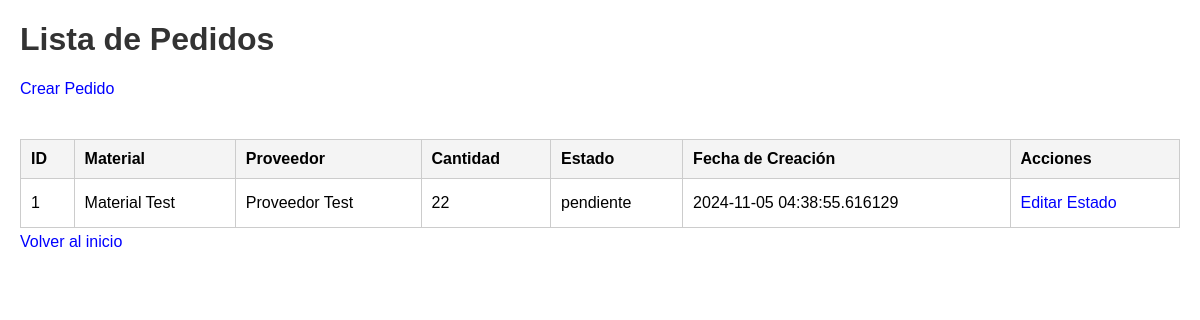
/listar_pedidos, run on an earlier commit of the app's database.
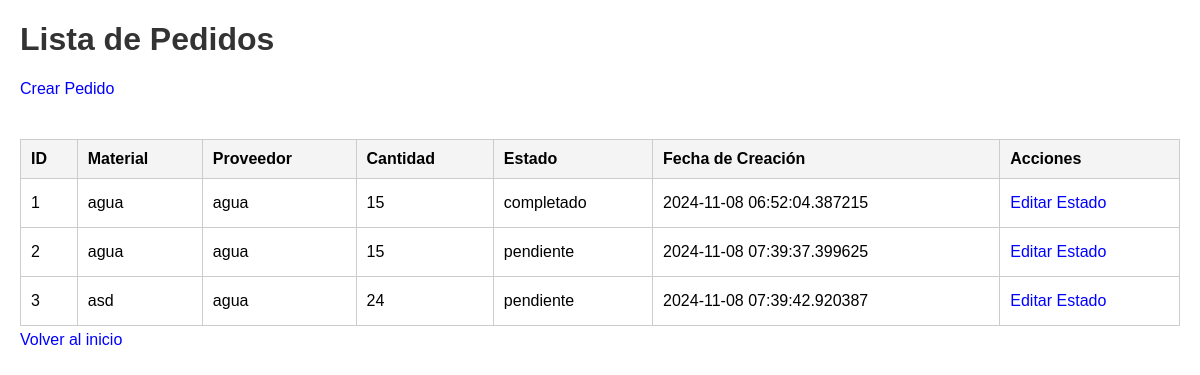
And on a later commit of the database.
### models.py (models this page shows)
class Pedido(db.Model):
    __tablename__ = 'pedidos'
    id = db.Column(db.Integer, primary_key=True)
    material_id = db.Column(db.Integer, db.ForeignKey('materiales.id'), nullable=False)
    proveedor_id = db.Column(db.Integer, db.ForeignKey('proveedores.id'), nullable=False)
    cantidad = db.Column(db.Integer, nullable=False)
    estado = db.Column(db.String(20), nullable=False, default='pendiente')
    fecha_creacion = db.Column(db.DateTime, nullable=False, default=datetime.utcnow)
    fecha_actualizacion = db.Column(db.DateTime, onupdate=datetime.utcnow)
    material = db.relationship('Material', backref='pedidos')
    proveedor = db.relationship('Proveedor', backref='pedidos')

class Material(db.Model):
    __tablename__ = 'materiales'
    id = db.Column(db.Integer, primary_key=True)
    nombre = db.Column(db.String(100), nullable=False)
    cantidad_actual = db.Column(db.Integer, nullable=False)
    cantidad_minima = db.Column(db.Integer, nullable=False)
    proveedor_id = db.Column(db.Integer, db.ForeignKey('proveedores.id'), nullable=False)
    productos_id = db.Column(db.Integer, db.ForeignKey('productos.id'), nullable=True)
    fecha_creacion = db.Column(db.DateTime, nullable=False, default=datetime.utcnow)
    ultima_actualizacion = db.Column(db.DateTime, nullable=False, default=datetime.utcnow, onupdate=datetime.utcnow)

class Proveedor(db.Model):
    __tablename__ = 'proveedores'
    id = db.Column(db.Integer, primary_key=True)
    nombre = db.Column(db.String(100), nullable=False)
    telefono = db.Column(db.String(20), nullable=False)
    email = db.Column(db.String(120), nullable=False)
    materiales = db.relationship('Material', backref='proveedor_rel', lazy=True)

### app.py (the view)
@app.route('/listar_pedidos')
def listar_pedidos():
    pedidos = Pedido.query.all()
    return render_template('listar_pedidos.html', pedidos=pedidos)

### templates/listar_pedidos.html (shortened to what this page needs)
<!DOCTYPE html>
<html lang="es">
<head>
    <link rel="stylesheet" href="{{ url_for('static', filename='styles.css') }}">
</head>
<body>
    <h1>Lista de Pedidos</h1>
    <a href="{{ url_for('crear_pedido') }}">Crear Pedido</a><br><br>
    <table>
        <tr>
            <th>ID</th>
            <th>Material</th>
            <th>Proveedor</th>
            <th>Cantidad</th>
            <th>Estado</th>
            <th>Fecha de Creación</th>
            <th>Acciones</th>
        </tr>
        {% for pedido in pedidos %}
        <tr>
            <td>{{ pedido.id }}</td>
            <td>{{ pedido.material.nombre }}</td>
            <td>{{ pedido.proveedor.nombre }}</td>
            <td>{{ pedido.cantidad }}</td>
            <td>{{ pedido.estado }}</td>
            <td>{{ pedido.fecha_creacion }}</td>
            <td>
                <a href="{{ url_for('editar_pedido', id=pedido.id) }}">Editar Estado</a>
            </td>
        </tr>
        {% endfor %}
    </table>
    <a href="{{ url_for('index') }}">Volver al inicio</a>
</body>
</html>

### static/styles.css (style rules this page uses)
body { font-family: Arial, sans-serif; margin: 20px; }
h1 { color: #333; }
a { display: block; margin: 5px 0; color: blue; text-decoration: none; }
table { width: 100%; border-collapse: collapse; }
th, td { border: 1px solid #ccc; padding: 10px; text-align: left; }
th { background-color: #f4f4f4; }

What changed in the data, as far as the page shows it:
changed Pedido id 1: material.nombre "Material Test" → "agua"; proveedor.nombre "Proveedor Test" → "agua"; cantidad "22" → "15"; estado "pendiente" → "completado"; fecha_creacion "2024-11-05 04:38:55.616129" → "2024-11-08 06:52:04.387215"
added Pedido: id "2", material.nombre "agua", proveedor.nombre "agua", cantidad "15", estado "pendiente", fecha_creacion "2024-11-08 07:39:37.399625"
added Pedido: id "3", material.nombre "asd", proveedor.nombre "agua", cantidad "24", estado "pendiente", fecha_creacion "2024-11-08 07:39:42.920387"
